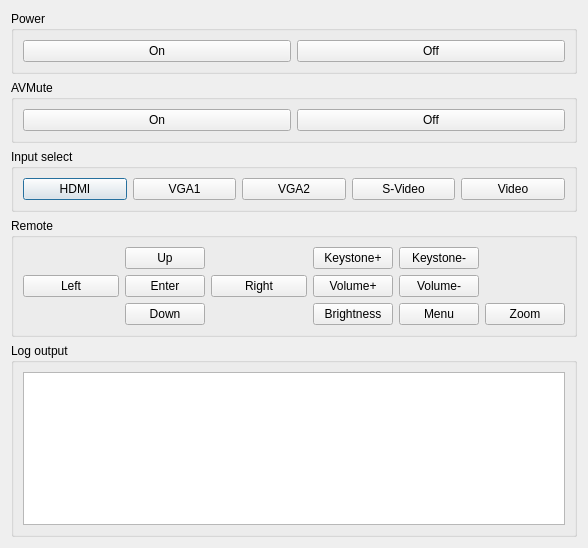
<?xml version="1.0" encoding="UTF-8"?>
<ui version="4.0">
 <class>Dialog</class>
 <widget class="QDialog" name="Dialog">
  <property name="geometry">
   <rect>
    <x>0</x>
    <y>0</y>
    <width>588</width>
    <height>548</height>
   </rect>
  </property>
  <property name="windowTitle">
   <string>changeme</string>
  </property>
  <layout class="QGridLayout" name="gridLayout_4">
   <item row="0" column="0">
    <layout class="QGridLayout" name="gridLayout_3">
     <item row="2" column="0">
      <widget class="QGroupBox" name="groupBox_3">
       <property name="title">
        <string>Input select</string>
       </property>
       <layout class="QGridLayout" name="gridLayout_6">
        <item row="0" column="0">
         <layout class="QHBoxLayout" name="horizontalLayout_3">
          <item>
           <widget class="QPushButton" name="input_select__HDMI">
            <property name="text">
             <string>HDMI</string>
            </property>
           </widget>
          </item>
          <item>
           <widget class="QPushButton" name="input_select__VGA1">
            <property name="text">
             <string>VGA1</string>
            </property>
           </widget>
          </item>
          <item>
           <widget class="QPushButton" name="input_select__VGA2">
            <property name="text">
             <string>VGA2</string>
            </property>
           </widget>
          </item>
          <item>
           <widget class="QPushButton" name="input_select__SVideo">
            <property name="text">
             <string>S-Video</string>
            </property>
           </widget>
          </item>
          <item>
           <widget class="QPushButton" name="input_select__Video">
            <property name="text">
             <string>Video</string>
            </property>
           </widget>
          </item>
         </layout>
        </item>
       </layout>
      </widget>
     </item>
     <item row="0" column="0">
      <widget class="QGroupBox" name="groupBox">
       <property name="title">
        <string>Power</string>
       </property>
       <layout class="QGridLayout" name="gridLayout_8">
        <item row="0" column="0">
         <layout class="QHBoxLayout" name="horizontalLayout">
          <item>
           <widget class="QPushButton" name="power__on">
            <property name="text">
             <string>On</string>
            </property>
           </widget>
          </item>
          <item>
           <widget class="QPushButton" name="power__off">
            <property name="text">
             <string>Off</string>
            </property>
           </widget>
          </item>
         </layout>
        </item>
       </layout>
      </widget>
     </item>
     <item row="3" column="0">
      <widget class="QGroupBox" name="groupBox_4">
       <property name="title">
        <string>Remote</string>
       </property>
       <layout class="QGridLayout" name="gridLayout_5">
        <item row="0" column="0">
         <layout class="QGridLayout" name="gridLayout">
          <item row="2" column="2">
           <widget class="QPushButton" name="remote__right">
            <property name="text">
             <string>Right</string>
            </property>
           </widget>
          </item>
          <item row="2" column="0">
           <widget class="QPushButton" name="remote__left">
            <property name="text">
             <string>Left</string>
            </property>
           </widget>
          </item>
          <item row="3" column="2">
           <spacer name="horizontalSpacer_4">
            <property name="orientation">
             <enum>Qt::Horizontal</enum>
            </property>
            <property name="sizeHint" stdset="0">
             <size>
              <width>40</width>
              <height>20</height>
             </size>
            </property>
           </spacer>
          </item>
          <item row="3" column="1">
           <widget class="QPushButton" name="remote__down">
            <property name="text">
             <string>Down</string>
            </property>
           </widget>
          </item>
          <item row="0" column="1">
           <widget class="QPushButton" name="remote__up">
            <property name="text">
             <string>Up</string>
            </property>
           </widget>
          </item>
          <item row="3" column="0">
           <spacer name="horizontalSpacer_3">
            <property name="orientation">
             <enum>Qt::Horizontal</enum>
            </property>
            <property name="sizeHint" stdset="0">
             <size>
              <width>40</width>
              <height>20</height>
             </size>
            </property>
           </spacer>
          </item>
          <item row="0" column="2">
           <spacer name="horizontalSpacer_2">
            <property name="orientation">
             <enum>Qt::Horizontal</enum>
            </property>
            <property name="sizeHint" stdset="0">
             <size>
              <width>40</width>
              <height>20</height>
             </size>
            </property>
           </spacer>
          </item>
          <item row="2" column="1">
           <widget class="QPushButton" name="remote__enter">
            <property name="text">
             <string>Enter</string>
            </property>
           </widget>
          </item>
          <item row="2" column="3">
           <widget class="QPushButton" name="remote__volume_plus">
            <property name="text">
             <string>Volume+</string>
            </property>
           </widget>
          </item>
          <item row="0" column="0">
           <spacer name="horizontalSpacer">
            <property name="orientation">
             <enum>Qt::Horizontal</enum>
            </property>
            <property name="sizeHint" stdset="0">
             <size>
              <width>40</width>
              <height>20</height>
             </size>
            </property>
           </spacer>
          </item>
          <item row="0" column="4">
           <widget class="QPushButton" name="remote__keystone_minus">
            <property name="text">
             <string>Keystone-</string>
            </property>
           </widget>
          </item>
          <item row="0" column="3">
           <widget class="QPushButton" name="remote__keystone_plus">
            <property name="text">
             <string>Keystone+</string>
            </property>
           </widget>
          </item>
          <item row="2" column="4">
           <widget class="QPushButton" name="remote__volume_minus">
            <property name="text">
             <string>Volume-</string>
            </property>
           </widget>
          </item>
          <item row="3" column="3">
           <widget class="QPushButton" name="remote__brightness">
            <property name="text">
             <string>Brightness</string>
            </property>
           </widget>
          </item>
          <item row="3" column="4">
           <widget class="QPushButton" name="remote__menu">
            <property name="text">
             <string>Menu</string>
            </property>
           </widget>
          </item>
          <item row="3" column="5">
           <widget class="QPushButton" name="remote__zoom">
            <property name="text">
             <string>Zoom</string>
            </property>
           </widget>
          </item>
         </layout>
        </item>
       </layout>
      </widget>
     </item>
     <item row="1" column="0">
      <widget class="QGroupBox" name="groupBox_2">
       <property name="title">
        <string>AVMute</string>
       </property>
       <layout class="QGridLayout" name="gridLayout_7">
        <item row="0" column="0">
         <layout class="QHBoxLayout" name="horizontalLayout_2">
          <item>
           <widget class="QPushButton" name="av_mute__on">
            <property name="text">
             <string>On</string>
            </property>
           </widget>
          </item>
          <item>
           <widget class="QPushButton" name="av_mute__off">
            <property name="text">
             <string>Off</string>
            </property>
           </widget>
          </item>
         </layout>
        </item>
       </layout>
      </widget>
     </item>
     <item row="4" column="0">
      <widget class="QGroupBox" name="groupBox_5">
       <property name="title">
        <string>Log output</string>
       </property>
       <layout class="QGridLayout" name="gridLayout_9">
        <item row="0" column="0">
         <widget class="QPlainTextEdit" name="logPlainTextEdit">
          <property name="cursor" stdset="0">
           <cursorShape>IBeamCursor</cursorShape>
          </property>
          <property name="readOnly">
           <bool>true</bool>
          </property>
         </widget>
        </item>
       </layout>
      </widget>
     </item>
    </layout>
   </item>
  </layout>
 </widget>
 <resources/>
 <connections/>
</ui>
